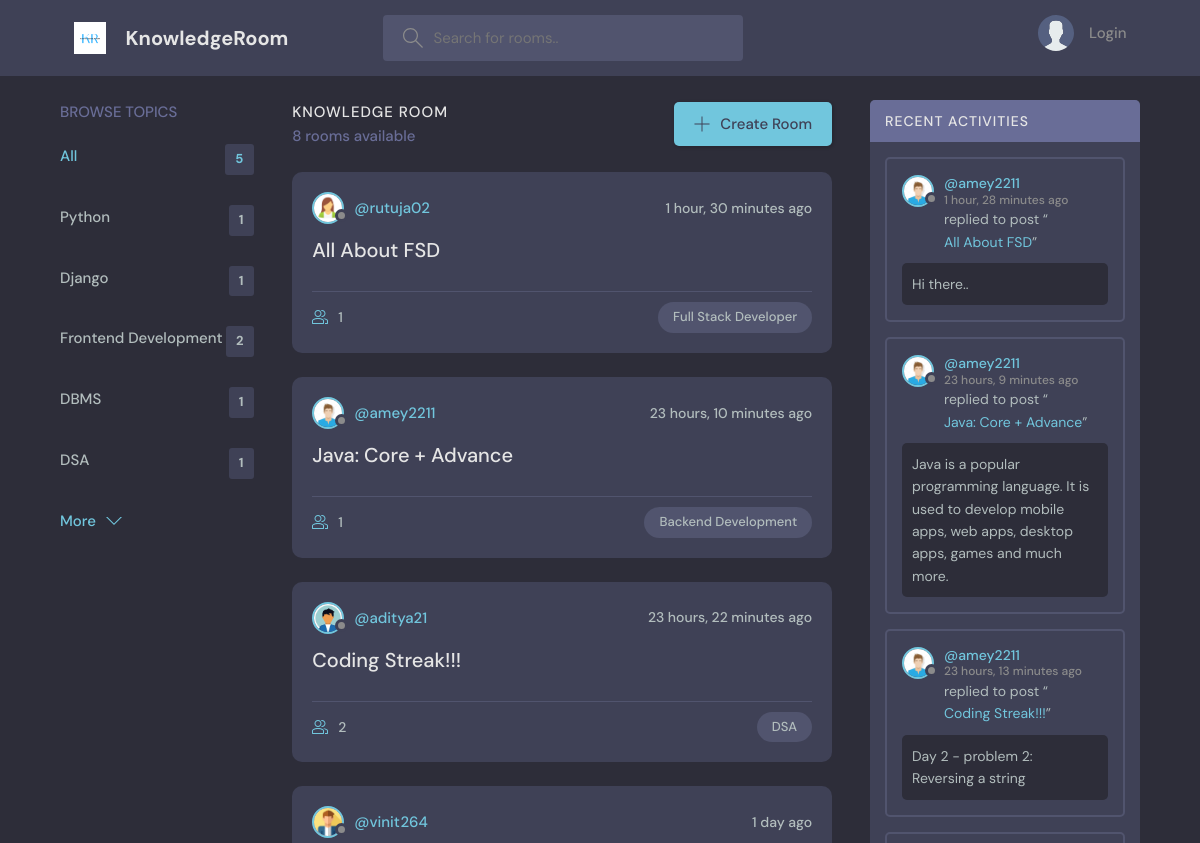
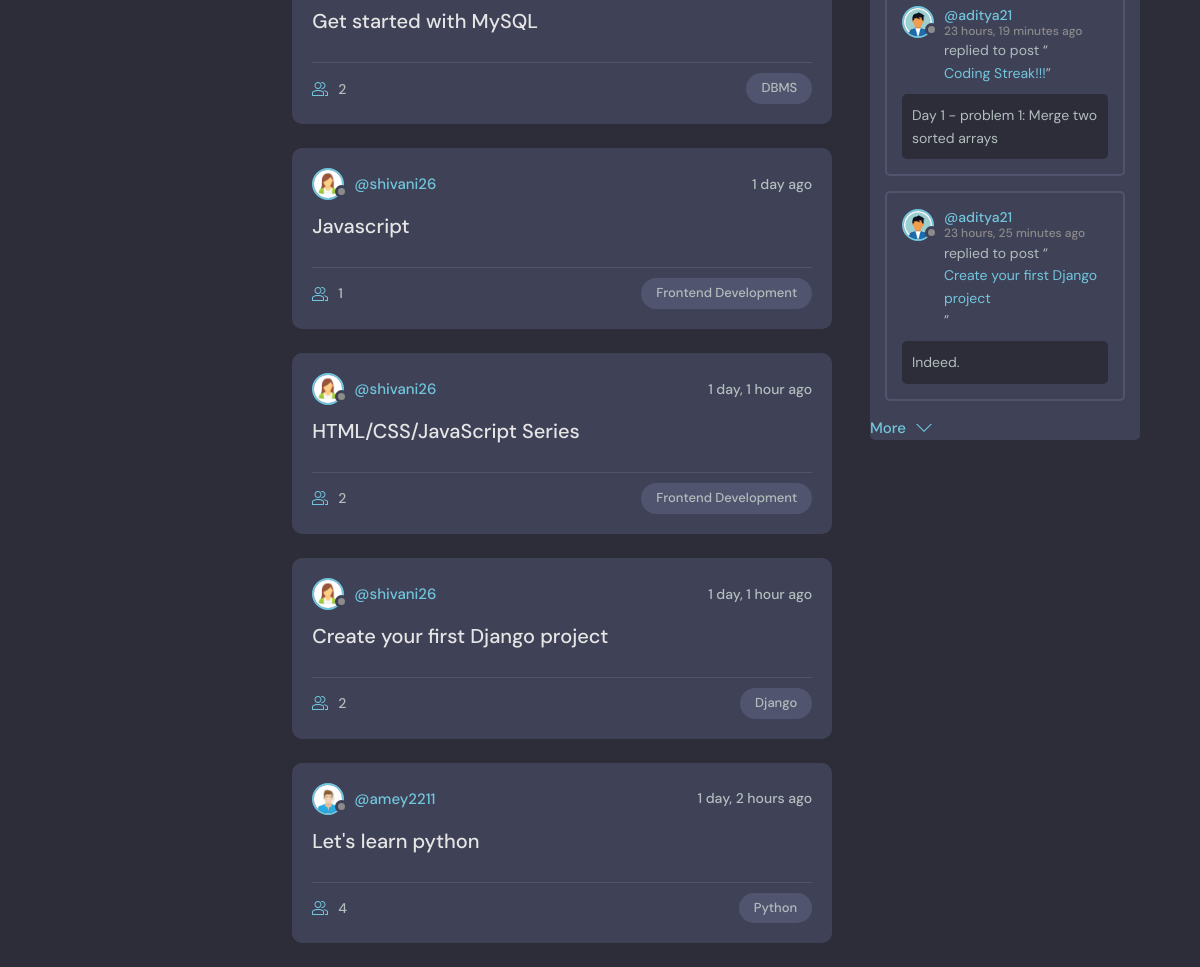
The page / on the database its author committed (2 pictures, top to bottom).
### base/models.py (models this page shows, shortened)
class Topic(models.Model):
    name = models.CharField(max_length=200)

class Room(models.Model):
    host = models.ForeignKey(User, on_delete=models.SET_NULL, null=True)
    topic = models.ForeignKey(Topic, on_delete=models.SET_NULL, null=True)
    name = models.CharField(max_length=200)
    description = models.TextField(null=True, blank=True)
    participants = models.ManyToManyField(User, related_name='participants', blank=True)
    updated = models.DateTimeField(auto_now=True)
    created = models.DateTimeField(auto_now_add=True)
    class Meta:
        ordering = ['-updated', '-created']
    def __str__(self):
        return self.name

class User(AbstractUser):
    name = models.CharField(max_length=200, null=True)
    email = models.EmailField(unique=True, null=True)
    bio = models.TextField(null=True)
    avatar = models.ImageField(null=True, default="avatar.svg")
    USERNAME_FIELD = 'email'
    REQUIRED_FIELDS = []

class Message(models.Model):
    user = models.ForeignKey(User, on_delete=models.CASCADE)
    room = models.ForeignKey(Room, on_delete=models.CASCADE)
    body = models.TextField()
    updated = models.DateTimeField(auto_now=True)
    created = models.DateTimeField(auto_now_add=True)
    class Meta:
        ordering = ['-updated', '-created']

### base/views.py (the view)
# urls.py: path('', views.home, name="home"),
def home(request):
    q = request.GET.get('q') if request.GET.get('q') != None else ''
    rooms = Room.objects.filter(
        Q(topic__name__icontains=q) |
        Q(name__icontains=q) |
        Q(description__icontains=q)
    )
    topics = Topic.objects.all()[0:5]
    room_count = rooms.count()
    room_messages = Message.objects.all()[0:5]
    context = {'rooms': rooms, 'topics': topics, 'room_count': room_count, 'room_messages': room_messages}
    return render(request, 'base/home.html', context)

### base/templates/base/home.html (shortened to what this page needs)
{% extends 'main.html' %}
{% block content %}
  <main class="layout layout--3">
      <div class="container">
        {% include 'base/topics_component.html' %}
        <div class="roomList">
          <div class="roomList__header">
            <div>
              <h2>Knowledge Room</h2>
              <p>{{room_count}} rooms available</p>
            </div>
            <a class="btn btn--main" href="{% url 'create-room' %}">
              <svg version="1.1" xmlns="http://www.w3.org/2000/svg" width="32" height="32" viewBox="0 0 32 32">
                <title>add</title>
                <path
                  d="M16.943 0.943h-1.885v14.115h-14.115v1.885h14.115v14.115h1.885v-14.115h14.115v-1.885h-14.115v-14.115z"
                ></path>
              </svg>
              Create Room
            </a>
          </div>
          {% include 'base/feed_component.html' %}
        </div>
        {% include 'base/activity_component.html' %}
      </div>
    </main>
{% endblock %}

### base/templates/base/topics_component.html
<div class="topics">
    <div class="topics__header">
      <h2>Browse Topics</h2>
    </div>
    <ul class="topics__list">
      <li>
        <a href="{% url 'home' %}" class="active">All <span>{{topics.count}}</span></a>
      </li>
      {% for topic in topics %}
        <li>
            <a href="{% url 'home' %}?q={{topic.name}}">{{topic.name}} <span>{{topic.room_set.all.count}}</span></a>
        </li>
      {% endfor %}
    </ul>
    <a class="btn btn--link" href="{% url 'topics' %}">
      More
      <svg version="1.1" xmlns="http://www.w3.org/2000/svg" width="32" height="32" viewBox="0 0 32 32">
        <title>chevron-down</title>
        <path d="M16 21l-13-13h-3l16 16 16-16h-3l-13 13z"></path>
      </svg>
    </a>
  </div>

### base/templates/base/feed_component.html (shortened to what this page needs)
{% for room in rooms %}
    <div class="roomListRoom">
        <div class="roomListRoom__header">
        <a href="{% url 'user-profile' room.host.id %}" class="roomListRoom__author">
            <div class="avatar avatar--small">
            <img src="{{room.host.avatar.url}}" />
            </div>
            <span>@{{room.host.username}}</span>
        </a>
        <div class="roomListRoom__actions">
            <span>{{room.created|timesince}} ago</span>
        </div>
        </div>
        <div class="roomListRoom__content">
        <a href="{% url 'room' room.id %}">{{room.name}}</a>
        </div>
        <div class="roomListRoom__meta">
        <a href="{% url 'room' room.id %}" class="roomListRoom__joined">
            {{room.participants.all.count}}
        </a>
        <p class="roomListRoom__topic">{{room.topic.name}}</p>
        </div>
    </div>
{% endfor %}

### base/templates/base/activity_component.html (shortened to what this page needs)
<div class="activities">
    <div class="activities__header">
      <h2>Recent Activities</h2>
    </div>
    {% for message in room_messages %}
    <div class="activities__box">
      <div class="activities__boxHeader roomListRoom__header">
        <a href="{% url 'user-profile' message.user.id %}" class="roomListRoom__author">
          <div class="avatar avatar--small">
            <img src="{{message.user.avatar.url}}" />
          </div>
          <p>
            @{{message.user.username}}
            <span>{{message.created|timesince}} ago</span>
          </p>
        </a>
      </div>
      <div class="activities__boxContent">
        <p>replied to post “<a href="{% url 'room' message.room.id %}">{{message.room}}</a>”</p>
        <div class="activities__boxRoomContent">
          {{message.body}}
        </div>
      </div>
    </div>
    {% endfor %}
      <a class="btn btn--link" href="{% url 'activity' %}">
        More
        <svg version="1.1" xmlns="http://www.w3.org/2000/svg" width="32" height="32" viewBox="0 0 32 32">
          <title>chevron-down</title>
          <path d="M16 21l-13-13h-3l16 16 16-16h-3l-13 13z"></path>
        </svg>
      </a>
  </div>

### rows shown on the page
Topic: name "Python", room_set.all.count "1"
Topic: name "Django", room_set.all.count "1"
Topic: name "Frontend Development", room_set.all.count "2"
Topic: name "DBMS", room_set.all.count "1"
Topic: name "DSA", room_set.all.count "1"
Room: host.avatar (picture), host.username "rutuja02", created "1 hour, 30 minutes", name "All About FSD", participants.all.count "1", topic.name "Full Stack Developer"
Room: host.avatar (picture), host.username "amey2211", created "23 hours, 10 minutes", name "Java: Core + Advance", participants.all.count "1", topic.name "Backend Development"
Room: host.avatar (picture), host.username "aditya21", created "23 hours, 22 minutes", name "Coding Streak!!!", participants.all.count "2", topic.name "DSA"
Room: host.avatar (picture), host.username "vinit264", created "1 day", name "Get started with MySQL", participants.all.count "2", topic.name "DBMS"
Room: host.avatar (picture), host.username "shivani26", created "1 day", name "Javascript", participants.all.count "1", topic.name "Frontend Development"
Room: host.avatar (picture), host.username "shivani26", created "1 day, 1 hour", name "HTML/CSS/JavaScript Series", participants.all.count "2", topic.name "Frontend Development"
Room: host.avatar (picture), host.username "shivani26", created "1 day, 1 hour", name "Create your first Django project", participants.all.count "2", topic.name "Django"
Room: host.avatar (picture), host.username "amey2211", created "1 day, 2 hours", name "Let's learn python", participants.all.count "4", topic.name "Python"
Message: user.avatar (picture), user.username "amey2211", created "1 hour, 28 minutes", room "All About FSD", body "Hi there.."
Message: user.avatar (picture), user.username "amey2211", created "23 hours, 9 minutes", room "Java: Core + Advance", body "Java is a popular programming language. It is used to develop mobile apps, web apps, desktop apps, games and much more."
Message: user.avatar (picture), user.username "amey2211", created "23 hours, 13 minutes", room "Coding Streak!!!", body "Day 2 - problem 2: Reversing a string"
Message: user.avatar (picture), user.username "aditya21", created "23 hours, 19 minutes", room "Coding Streak!!!", body "Day 1 - problem 1: Merge two sorted arrays"
Message: user.avatar (picture), user.username "aditya21", created "23 hours, 25 minutes", room "Create your first Django project", body "Indeed."

### other values the page prints
{{ topics.count }} "5"
{{ room_count }} "8"
